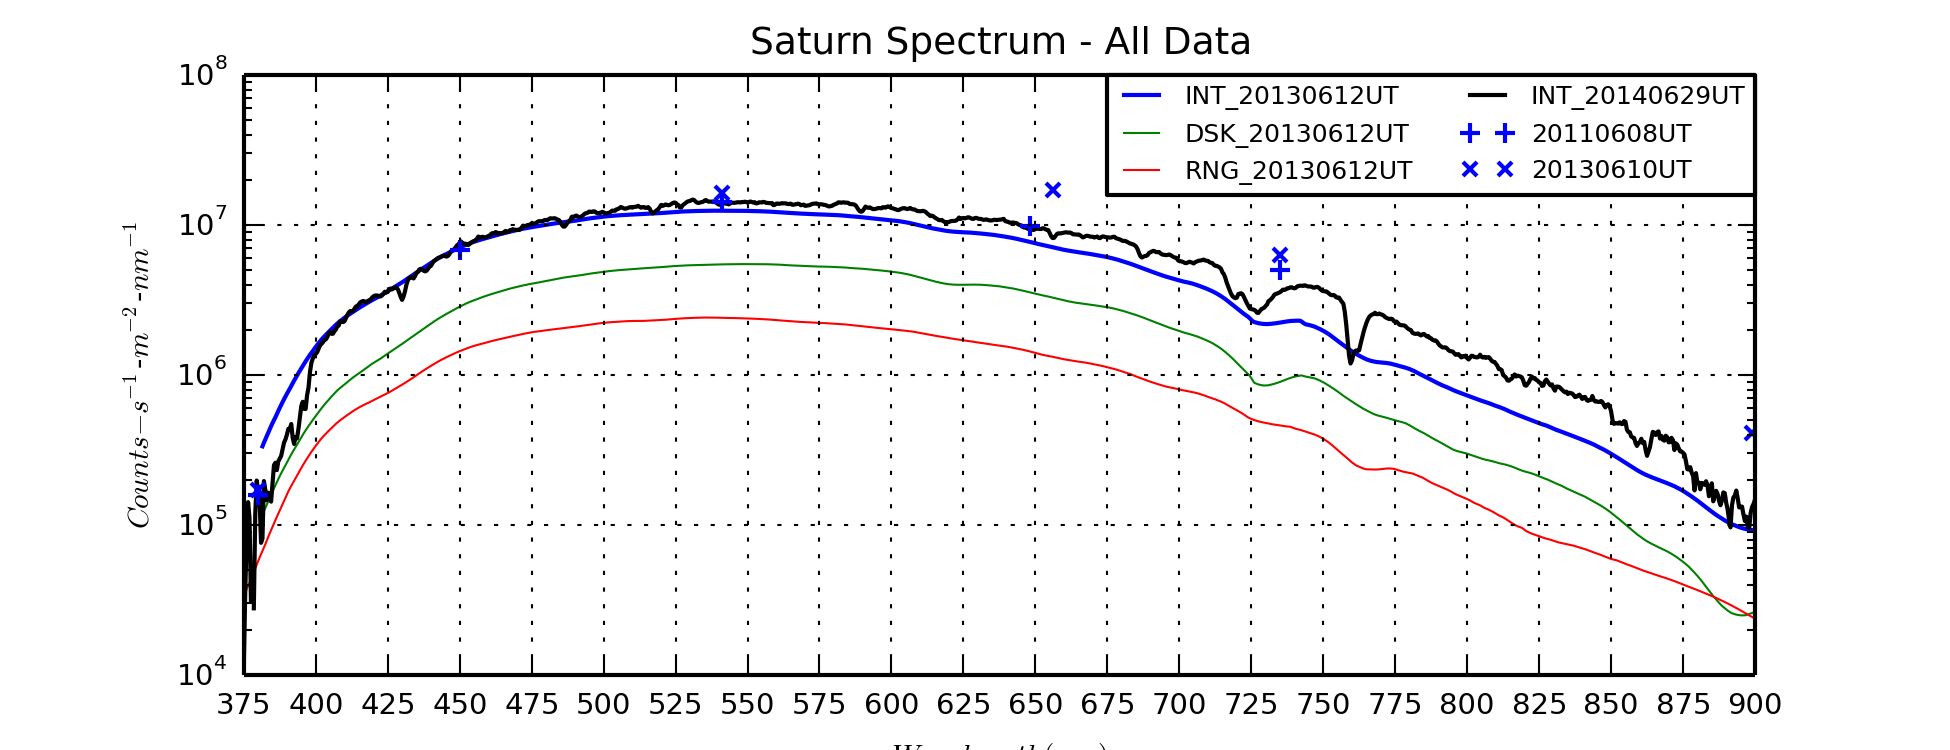

Source code (Python):
# -*- coding: utf-8 -*-
"""
Created on Tue Jul 15 07:22:23 2014

@author: steven.hill
"""
import sys
sys.path.append('D:\\Astronomy\Python Play')
import matplotlib.pyplot as pl
import pylab
import numpy as np
import scipy
from scipy import interpolate

# SKIP PANDAS!!!

# Read and reshape spectral data files    
SaturnINT_20130612UT = scipy.fromfile(file="../../Saturn Project 2013/Spectroscopy/SaturnINTSpectrum20130612UT.txt", dtype=float, count=-1, sep='\t')    
SaturnINT_20130612UT=scipy.reshape(SaturnINT_20130612UT,[SaturnINT_20130612UT.size/2,2])
SaturnDSK_20130612UT = scipy.fromfile(file="../../Saturn Project 2013/Spectroscopy/SaturnDSKSpectrum20130612UT.txt", dtype=float, count=-1, sep='\t')    
SaturnDSK_20130612UT=scipy.reshape(SaturnDSK_20130612UT,[SaturnDSK_20130612UT.size/2,2])
SaturnRNG_20130612UT = scipy.fromfile(file="../../Saturn Project 2013/Spectroscopy/SaturnRNGSpectrum20130612UT.txt", dtype=float, count=-1, sep='\t')    
SaturnRNG_20130612UT=scipy.reshape(SaturnRNG_20130612UT,[SaturnRNG_20130612UT.size/2,2])
SaturnINT_20140629UT = scipy.fromfile(file="SaturnSpectrum20140629UT.txt", dtype=float, count=-1, sep='\t')    
SaturnINT_20140629UT=scipy.reshape(SaturnINT_20140629UT,[SaturnINT_20140629UT.size/2,2])

"""StartWV=400.
EndWV=700.
LowCutIndices=np.where((Neptune_20141028UT[:,0] < StartWV) )
Neptune_20141028UT[LowCutIndices,1]=np.nan
HighCutIndices=np.where((Neptune_20141028UT[:,0] > EndWV) )
Neptune_20141028UT[HighCutIndices,1]=np.nan

StartWV=400.
EndWV=700.
LowCutIndices=np.where((Neptune_20141029UT[:,0] < StartWV) )
Neptune_20141029UT[LowCutIndices,1]=np.nan
HighCutIndices=np.where((Neptune_20141029UT[:,0] > EndWV) )
Neptune_20141029UT[HighCutIndices,1]=np.nan

Neptune_20141028UT_Interp=interpolate.interp1d(Neptune_20141028UT[:,0],Neptune_20141028UT[:,1],kind='linear', copy=True,
                         bounds_error=False, fill_value=0.0)  
Neptune_20141028UT_on_20141029UT=Neptune_20141028UT_Interp(Neptune_20141029UT[:,0])

Neptune_Avg_20141028and29=Neptune_20141028UT_on_20141029UT*0.25+Neptune_20141029UT[:,1]*0.75
"""

SaturnPhotometry_Labels=np.array(['NUV','BLU','GRN','CLR','RED','HAL','NIR','CH4'])
SaturnPhotometry_WaveCenters=np.array([3800.,4500.,5410.,5705.,6480.,6563.,7350.,8990.])
SaturnPhotometry_20110608UT=np.array([2211.,95670.,201177.,np.nan,138751.,np.nan,70572.,np.nan])
SaturnPhotometry_20130610UT=np.array([605.,np.nan,57777.,np.nan,np.nan,60335.,22306.,1440.]) ;

pl.figure(figsize=(6.5, 2.5), dpi=150, facecolor="white")

pl.subplot(1, 1, 1)
#Plot Layout Configuration
x0=375
x1=900

xtks=22
y0=1.e4
y1=1.e8

# Set x limits
pl.xlim(x0,x1)
# Set x ticks
pl.xticks(np.linspace(x0,x1,xtks, endpoint=True))
# Set y limits
pl.ylim(y0,y1)
# Set y ticks
pl.yscale('log')
pl.grid()
pl.tick_params(axis='both', which='major', labelsize=7)
pl.ylabel(r"$Counts-s^{-1}$-$m^{-2}$-$nm^{-1}$",fontsize=7)
pl.xlabel(r"$Wavelength (nm)$",fontsize=7)
pl.title("Saturn Spectrum - All Data",fontsize=9)
pl.plot(SaturnINT_20130612UT[:,0],SaturnINT_20130612UT[:,1],label='INT_20130612UT',linewidth=1)
pl.plot(SaturnDSK_20130612UT[:,0],SaturnDSK_20130612UT[:,1],label='DSK_20130612UT',linewidth=0.5)
pl.plot(SaturnRNG_20130612UT[:,0],SaturnRNG_20130612UT[:,1],label='RNG_20130612UT',linewidth=0.5)
pl.plot(SaturnINT_20140629UT[:,0],SaturnINT_20140629UT[:,1],label='INT_20140629UT',linewidth=1,color='k')

PhotometryAperture = 0.2**2.-0.07**2. #meters^2

pl.plot(SaturnPhotometry_WaveCenters/10.,0.25*10.*SaturnPhotometry_20110608UT/PhotometryAperture,
        label='20110608UT',linewidth=0,marker='+',markersize=5,markeredgewidth=1,color='b')
pl.plot(SaturnPhotometry_WaveCenters/10.,10.*SaturnPhotometry_20130610UT/PhotometryAperture,
        label='20130610UT',linewidth=0,marker='x',markersize=3.5,markeredgewidth=1,color='b')


pl.legend(loc=0,ncol=2, borderaxespad=0.,prop={'size':6})

pylab.savefig('SaturnSpectrumAllYears.png',dpi=300)